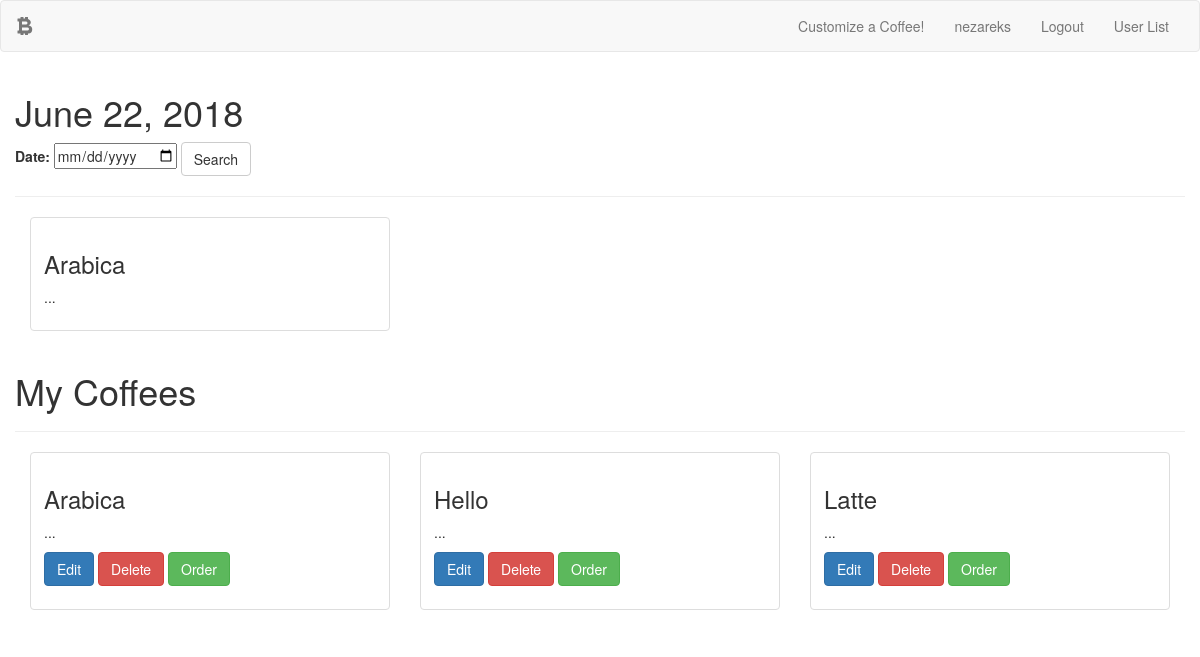
The app's page /home/ (signed in) with its own data.
### game/models.py (models this page shows, shortened)
class Order(models.Model):
    user = models.ForeignKey(User)
    coffee = models.ForeignKey(Coffee)
    date = models.DateField()

class Coffee(models.Model):
    user = models.ForeignKey(User)
    name = models.CharField(max_length=255)
    bean = models.ForeignKey(Bean)
    roast = models.ForeignKey(Roast)
    espresso_shots = models.PositiveIntegerField(default=1)
    water = models.FloatField(default=100)
    steamed_milk = models.BooleanField(default=False)
    foam = models.FloatField(default=2)
    powder = models.ManyToManyField(Powder, blank=True)
    syrup = models.ManyToManyField(Syrup, blank=True)
    extra_instructions = models.TextField(null=True, blank=True)
    def __str__(self):
        return self.name

### game/views.py (the view)
# urls.py: url(r'^home/$', views.home, name='home'),
def home(request):
    context = {}
    if not request.user.is_authenticated():
        return redirect("github_login")
    user = request.user
    context['user']= user
    if request.method=="POST":
        form = SearchForm(request.POST)
        context['form']=form
        if form.is_valid():
                date = form.cleaned_data['date']
                context['today']=date
                order_list = Order.objects.filter(user=user, date=date)
                context['order_list']=order_list
    else:
        form = SearchForm()
        context['form']=form
        today = datetime.date.today()
        context['today']=today
        order_list = Order.objects.filter(user=user, date=today)
        context['order_list']=order_list
    coffee_list = Coffee.objects.filter(user=user)
    context['coffee_list']=coffee_list
    return render(request, 'home.html', context)

### game/forms.py
class SearchForm(forms.Form):
    date = forms.DateField(widget = forms.DateInput(attrs={"type":'date'}))

### game/templates/home.html (shortened to what this page needs)
{% extends 'base.html' %}
{% load crispy_forms_tags %}
{% block content%}
<div class="row">
  <h1> {{today}} </h1>
  <form class="" action="{% url 'home' %}" method="post">
    {{form}}
    <input type="submit" class="btn btn-default" value="Search">
  </form>
  <hr>
  {% for order in order_list %}
    <div class="col-sm-6 col-md-4">
      <div class="thumbnail">
        <div class="caption">
          <h3>{{order.coffee}}</h3>
          <p>...</p>
        </div>
      </div>
    </div>
  {% endfor %}
</div>
<div class="row">
  <h1> My Coffees </h1>
  <hr>
  {% for coffee in coffee_list %}
    <div class="col-sm-6 col-md-4">
      <div class="thumbnail">
        <div class="caption">
          <h3>{{coffee}}</h3>
          <p>...</p>
          <p>
            <a href="{% url 'edit_coffee' coffee_id=coffee.id %}" class="btn btn-primary" role="button">Edit</a>
            <a href="{% url 'delete_coffee' coffee_id=coffee.id %}" class="btn btn-danger" role="button">Delete</a>
            <a href="{% url 'create_order' coffee_id=coffee.id %}" class="btn btn-success" role="button">Order</a>
          </p>
        </div>
      </div>
    </div>
  {% endfor %}
</div>
{% endblock%}

### game/templates/base.html (shortened to what this page needs)
<!DOCTYPE html>
{% load static %}
<html>
  <head>
    <link rel="stylesheet" href="{% static 'css/bootstrap.min.css' %}">
  </head>
  <body>
    <nav class="navbar navbar-default">
      <div class="container-fluid">
        <div class="navbar-header">
          <a class="navbar-brand" href="#"><span class="glyphicon glyphicon-bitcoin" aria-hidden="true"></span></a>
        </div>
        <div class="collapse navbar-collapse" id="bs-example-navbar-collapse-1">
          <ul class="nav navbar-nav navbar-right">
            <li><a href="{% url 'create_coffee' %}">Customize a Coffee!</a></li>
            <li><a href="#">{{request.user}}</a></li>
            {% if request.user.is_authenticated %}
            <li><a href="{% url 'account_logout'%}"> Logout</a></li>
            {% endif %}
            {% if request.user.is_superuser or request.user.is_staff %}
            <li><a href="{% url 'user_list'%}"> User List</a></li>
            {% endif %}
          </ul>
        </div>
      </div>
    </nav>
    <div class="container">
      {% block content %} {% endblock%}
    </div>
  </body>
  </html>

### records on screen
Order: date "June 22, 2018", coffee "Arabica"
Coffee: name "Arabica"
Coffee: name "Hello"
Coffee: name "Latte"

### other values on screen
{{ request.user }} "nezareks"
